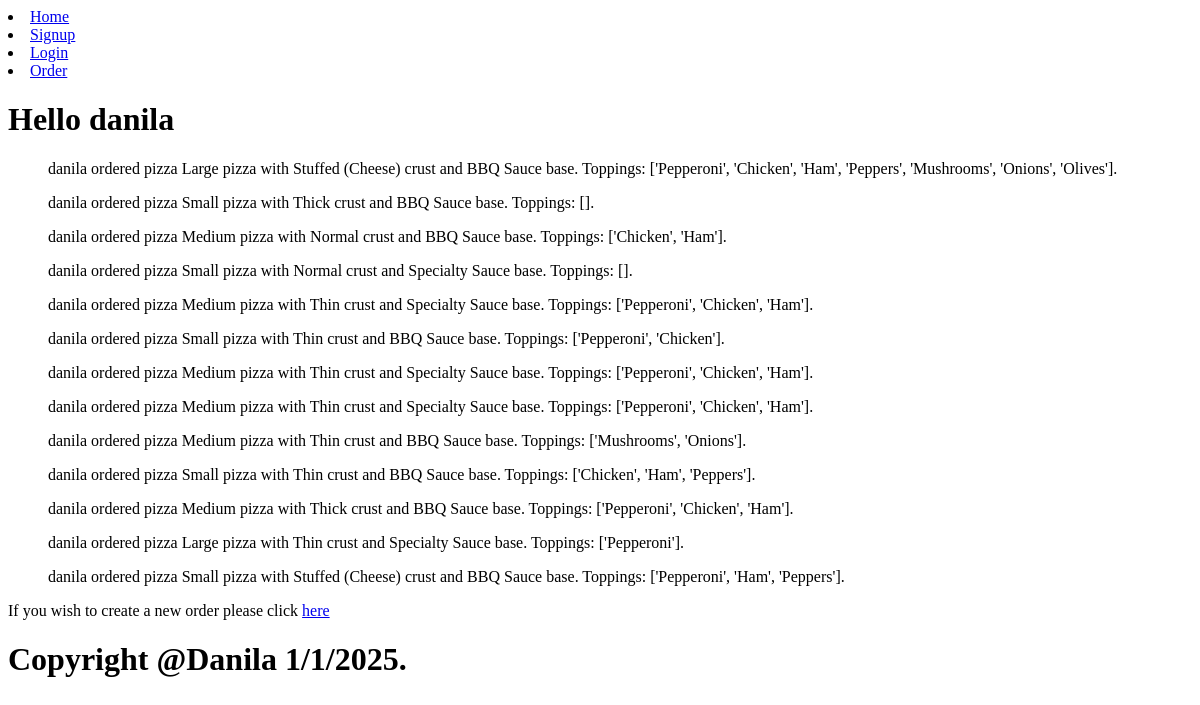
Page /previous_order/ (signed in) on the earlier database version.
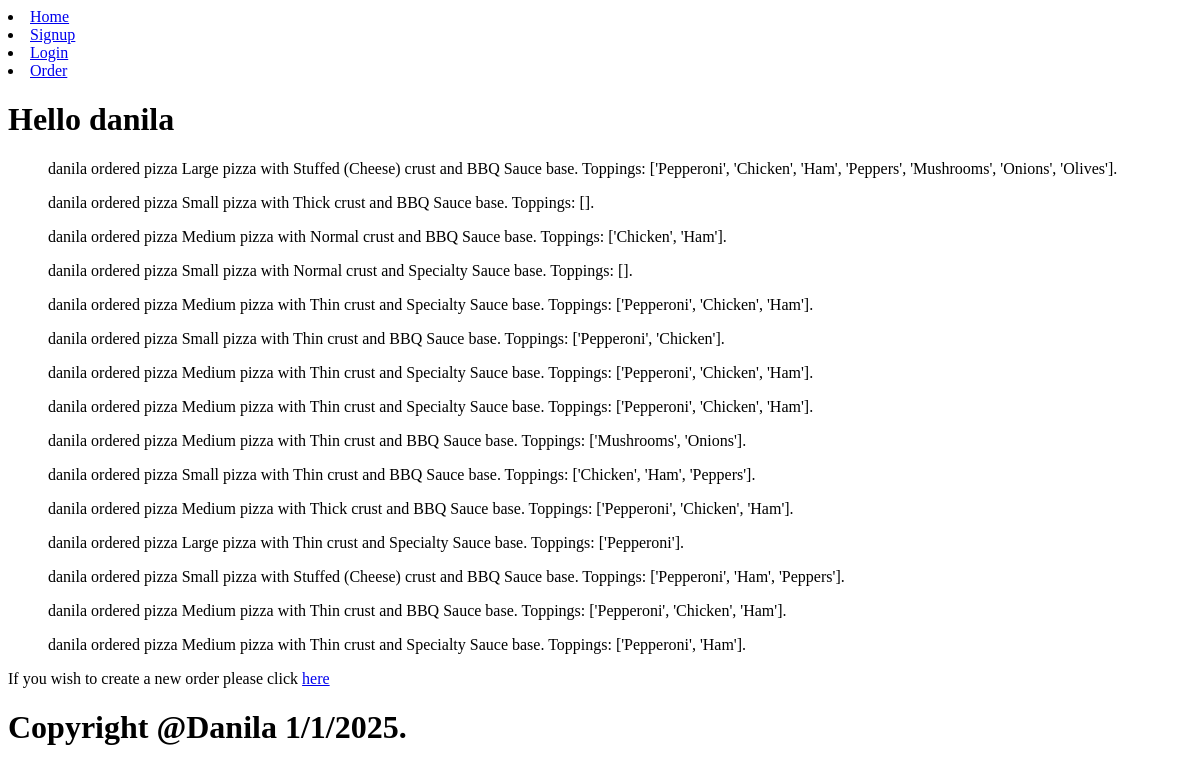
Same page on the later database version.
### main/models.py (models this page shows, shortened)
class Orders(models.Model):
    user = models.ForeignKey(User, on_delete=models.CASCADE)
    pizza = models.ForeignKey(Pizza, on_delete=models.CASCADE)
    address = models.ForeignKey(Address, on_delete=models.SET_NULL, null=True, blank=True)
    def __str__(self):
        return f"{self.user.username} ordered pizza {self.pizza}"

class Pizza(models.Model):
    size = models.ForeignKey(Size, on_delete=models.CASCADE)
    crust = models.ForeignKey(Crust, on_delete=models.CASCADE)
    base = models.ForeignKey(Base, on_delete=models.CASCADE)
    topping = models.ManyToManyField(Topping, blank=True, default=None)
    cheese = models.ForeignKey(Cheese, on_delete=models.CASCADE)
    def __str__(self):
        toppings = [t.topping for t in self.topping.all()]
        return f"{self.size} pizza with {self.crust} crust and {self.base} base. Toppings: {toppings}."

class Topping(models.Model):
    topping = models.CharField(max_length=50)
    price = models.FloatField()

class Size(models.Model):
    size = models.CharField(max_length=50, default="Medium")
    price = models.FloatField(default=11.50)
    def __str__(self):
        return self.size

class Crust(models.Model):
    crust = models.CharField(max_length=50, default="Normal")
    price = models.FloatField(default=0)
    def __str__(self):
        return self.crust

class Base(models.Model):
    base = models.CharField(max_length=50, default="Regular")
    price = models.FloatField(default=1.0)
    def __str__(self):
        return self.base

### main/views.py (the view)
# urls.py: path('previous_order/', views.prev, name='previous_orders'),
def prev(request):
    curr_user = request.user.username
    pizzas = Orders.objects.all()
    context = {'user': curr_user, 'pizzas': pizzas}
    return render(request, 'previous_order.html', context)

### main/templates/previous_order.html (shortened to what this page needs)
{% extends 'base.html' %}
{% block content %}
<h1>Hello {{user}}</h1>
{% for i in pizzas %}
    {% if user == i.user.username %}
        <ul>{{i}}</ul>
    {% endif %}
{% endfor %}
<p>If you wish to create a new order please click <a href="{% url 'order' %}">here</a></p>
{% endblock %}

Differences in the rows shown:
added Orders: user+pizza "danila ordered pizza Medium pizza with Thin crust and BBQ Sauce base. Toppings: ['Pepperoni', 'Chicken', 'Ham']."
added Orders: user+pizza "danila ordered pizza Medium pizza with Thin crust and Specialty Sauce base. Toppings: ['Pepperoni', 'Ham']."
